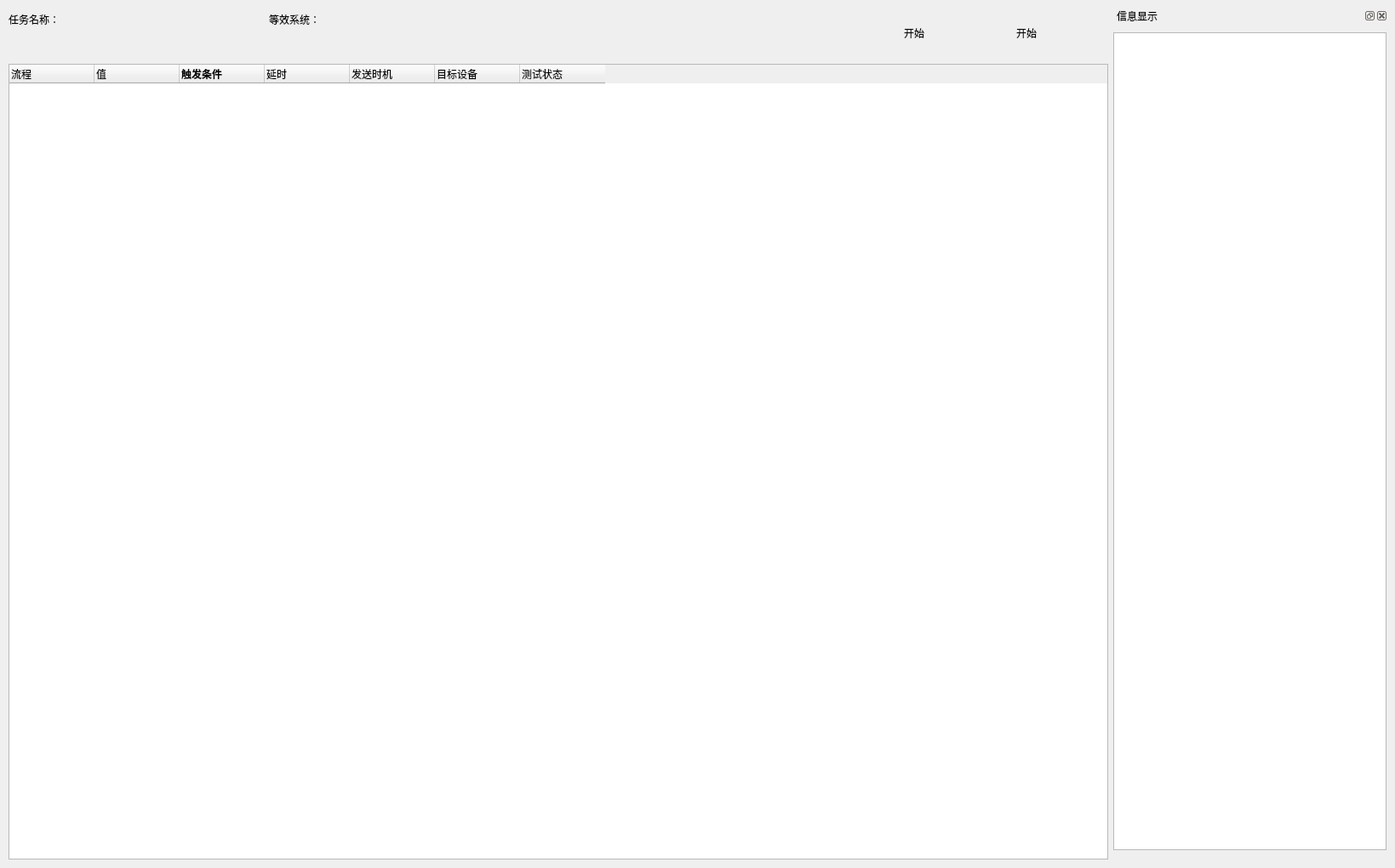
<?xml version="1.0" encoding="UTF-8"?>
<ui version="4.0">
 <class>testflow</class>
 <widget class="QWidget" name="testflow">
  <property name="geometry">
   <rect>
    <x>0</x>
    <y>0</y>
    <width>1639</width>
    <height>1020</height>
   </rect>
  </property>
  <property name="minimumSize">
   <size>
    <width>1639</width>
    <height>1020</height>
   </size>
  </property>
  <property name="windowTitle">
   <string>Form</string>
  </property>
  <widget class="QWidget" name="layoutWidget">
   <property name="geometry">
    <rect>
     <x>10</x>
     <y>9</y>
     <width>1621</width>
     <height>1001</height>
    </rect>
   </property>
   <layout class="QHBoxLayout" name="horizontalLayout_2" stretch="8,2">
    <property name="sizeConstraint">
     <enum>QLayout::SetMaximumSize</enum>
    </property>
    <item>
     <layout class="QVBoxLayout" name="verticalLayout_3">
      <property name="sizeConstraint">
       <enum>QLayout::SetMaximumSize</enum>
      </property>
      <item>
       <layout class="QHBoxLayout" name="horizontalLayout">
        <item>
         <layout class="QHBoxLayout" name="horizontalLayout_3">
          <item>
           <layout class="QVBoxLayout" name="verticalLayout">
            <item>
             <widget class="QLabel" name="label">
              <property name="enabled">
               <bool>true</bool>
              </property>
              <property name="maximumSize">
               <size>
                <width>80</width>
                <height>16777215</height>
               </size>
              </property>
              <property name="text">
               <string>任务名称：</string>
              </property>
              <property name="scaledContents">
               <bool>false</bool>
              </property>
             </widget>
            </item>
            <item>
             <widget class="QLabel" name="labelTaskName">
              <property name="maximumSize">
               <size>
                <width>300</width>
                <height>16777215</height>
               </size>
              </property>
              <property name="text">
               <string/>
              </property>
             </widget>
            </item>
           </layout>
          </item>
          <item>
           <layout class="QVBoxLayout" name="verticalLayout_2">
            <item>
             <widget class="QLabel" name="label_6">
              <property name="maximumSize">
               <size>
                <width>80</width>
                <height>16777215</height>
               </size>
              </property>
              <property name="text">
               <string>等效系统：</string>
              </property>
             </widget>
            </item>
            <item>
             <widget class="QLabel" name="labelSubSysName">
              <property name="text">
               <string/>
              </property>
             </widget>
            </item>
           </layout>
          </item>
         </layout>
        </item>
        <item>
         <layout class="QHBoxLayout" name="horizontalLayout_4">
          <item>
           <widget class="QToolButton" name="toolButtonStart">
            <property name="minimumSize">
             <size>
              <width>60</width>
              <height>60</height>
             </size>
            </property>
            <property name="maximumSize">
             <size>
              <width>60</width>
              <height>60</height>
             </size>
            </property>
            <property name="text">
             <string>开始</string>
            </property>
            <property name="icon">
             <iconset resource="../icon.qrc">
              <normaloff>:/icon/play.ico</normaloff>:/icon/play.ico</iconset>
            </property>
            <property name="iconSize">
             <size>
              <width>72</width>
              <height>72</height>
             </size>
            </property>
            <property name="toolButtonStyle">
             <enum>Qt::ToolButtonIconOnly</enum>
            </property>
            <property name="autoRaise">
             <bool>true</bool>
            </property>
           </widget>
          </item>
          <item>
           <widget class="QToolButton" name="toolButtonStop">
            <property name="minimumSize">
             <size>
              <width>60</width>
              <height>60</height>
             </size>
            </property>
            <property name="maximumSize">
             <size>
              <width>60</width>
              <height>60</height>
             </size>
            </property>
            <property name="text">
             <string/>
            </property>
            <property name="icon">
             <iconset resource="../icon.qrc">
              <normaloff>:/icon/stop.ico</normaloff>:/icon/stop.ico</iconset>
            </property>
            <property name="iconSize">
             <size>
              <width>72</width>
              <height>72</height>
             </size>
            </property>
            <property name="autoRaise">
             <bool>true</bool>
            </property>
           </widget>
          </item>
          <item>
           <widget class="QToolButton" name="toolButtonStartAll">
            <property name="minimumSize">
             <size>
              <width>60</width>
              <height>60</height>
             </size>
            </property>
            <property name="maximumSize">
             <size>
              <width>60</width>
              <height>60</height>
             </size>
            </property>
            <property name="text">
             <string>开始</string>
            </property>
            <property name="icon">
             <iconset resource="../icon.qrc">
              <normaloff>:/icon/play.ico</normaloff>:/icon/play.ico</iconset>
            </property>
            <property name="iconSize">
             <size>
              <width>72</width>
              <height>72</height>
             </size>
            </property>
            <property name="toolButtonStyle">
             <enum>Qt::ToolButtonIconOnly</enum>
            </property>
            <property name="autoRaise">
             <bool>true</bool>
            </property>
           </widget>
          </item>
          <item>
           <widget class="QToolButton" name="toolButtonStopAll">
            <property name="minimumSize">
             <size>
              <width>60</width>
              <height>60</height>
             </size>
            </property>
            <property name="maximumSize">
             <size>
              <width>60</width>
              <height>60</height>
             </size>
            </property>
            <property name="text">
             <string/>
            </property>
            <property name="icon">
             <iconset resource="../icon.qrc">
              <normaloff>:/icon/stop.ico</normaloff>:/icon/stop.ico</iconset>
            </property>
            <property name="iconSize">
             <size>
              <width>72</width>
              <height>72</height>
             </size>
            </property>
            <property name="autoRaise">
             <bool>true</bool>
            </property>
           </widget>
          </item>
         </layout>
        </item>
       </layout>
      </item>
      <item>
       <widget class="QTreeWidget" name="treeWidget">
        <property name="styleSheet">
         <string notr="true"/>
        </property>
        <property name="wordWrap">
         <bool>true</bool>
        </property>
        <attribute name="headerStretchLastSection">
         <bool>false</bool>
        </attribute>
        <column>
         <property name="text">
          <string>流程</string>
         </property>
         <property name="font">
          <font>
           <weight>50</weight>
           <bold>false</bold>
          </font>
         </property>
         <property name="background">
          <color>
           <red>206</red>
           <green>206</green>
           <blue>206</blue>
          </color>
         </property>
        </column>
        <column>
         <property name="text">
          <string>值</string>
         </property>
        </column>
        <column>
         <property name="text">
          <string>触发条件</string>
         </property>
         <property name="font">
          <font>
           <weight>75</weight>
           <bold>true</bold>
          </font>
         </property>
         <property name="background">
          <color>
           <red>85</red>
           <green>170</green>
           <blue>255</blue>
          </color>
         </property>
        </column>
        <column>
         <property name="text">
          <string>延时</string>
         </property>
        </column>
        <column>
         <property name="text">
          <string>发送时机</string>
         </property>
        </column>
        <column>
         <property name="text">
          <string>目标设备</string>
         </property>
        </column>
        <column>
         <property name="text">
          <string>测试状态</string>
         </property>
         <property name="background">
          <color>
           <red>206</red>
           <green>206</green>
           <blue>206</blue>
          </color>
         </property>
        </column>
       </widget>
      </item>
     </layout>
    </item>
    <item>
     <widget class="QDockWidget" name="dockWidget">
      <property name="windowTitle">
       <string>信息显示</string>
      </property>
      <widget class="QWidget" name="dockWidgetContents_2">
       <widget class="QTextBrowser" name="textBrowserOutPut">
        <property name="enabled">
         <bool>true</bool>
        </property>
        <property name="geometry">
         <rect>
          <x>0</x>
          <y>10</y>
          <width>321</width>
          <height>961</height>
         </rect>
        </property>
        <property name="html">
         <string>&lt;!DOCTYPE HTML PUBLIC &quot;-//W3C//DTD HTML 4.0//EN&quot; &quot;http://www.w3.org/TR/REC-html40/strict.dtd&quot;&gt;
&lt;html&gt;&lt;head&gt;&lt;meta name=&quot;qrichtext&quot; content=&quot;1&quot; /&gt;&lt;style type=&quot;text/css&quot;&gt;
p, li { white-space: pre-wrap; }
&lt;/style&gt;&lt;/head&gt;&lt;body style=&quot; font-family:'SimSun'; font-size:9pt; font-weight:400; font-style:normal;&quot;&gt;
&lt;p style=&quot;-qt-paragraph-type:empty; margin-top:0px; margin-bottom:0px; margin-left:0px; margin-right:0px; -qt-block-indent:0; text-indent:0px;&quot;&gt;&lt;br /&gt;&lt;/p&gt;&lt;/body&gt;&lt;/html&gt;</string>
        </property>
       </widget>
      </widget>
     </widget>
    </item>
   </layout>
  </widget>
 </widget>
 <resources>
  <include location="../icon.qrc"/>
 </resources>
 <connections/>
</ui>
